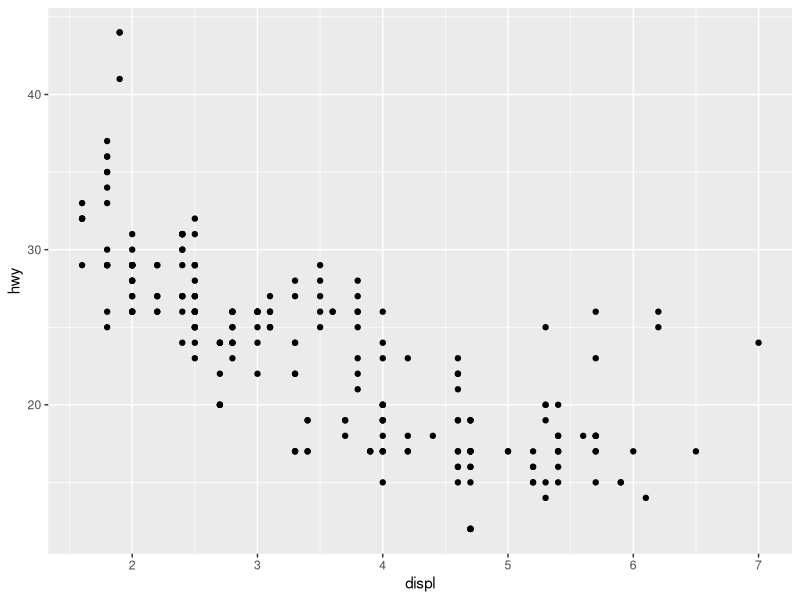
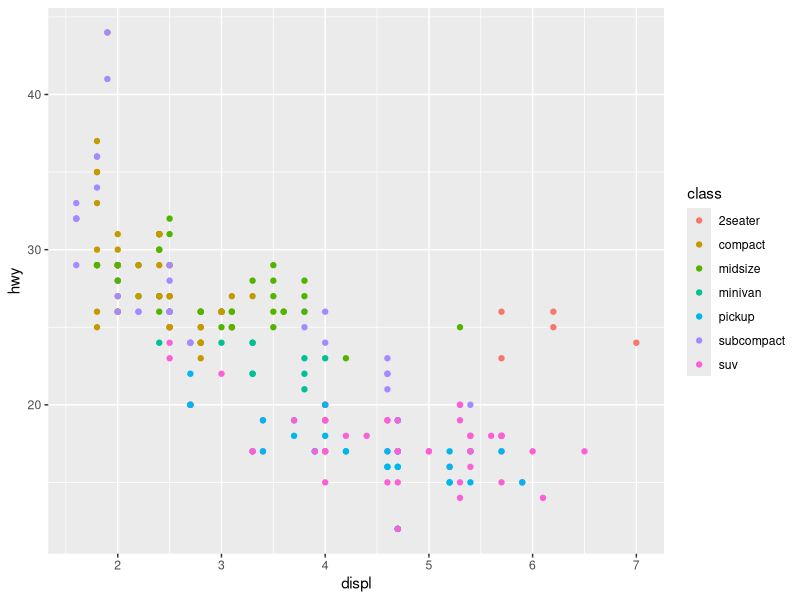
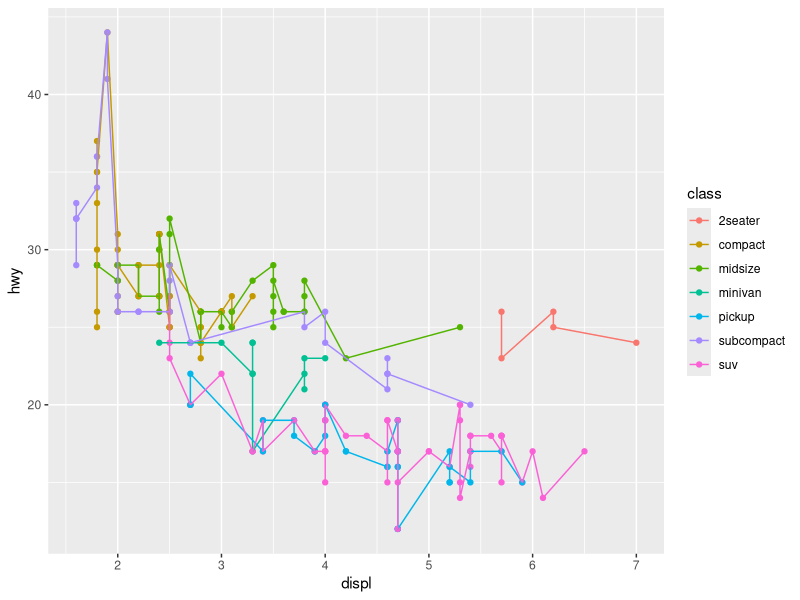
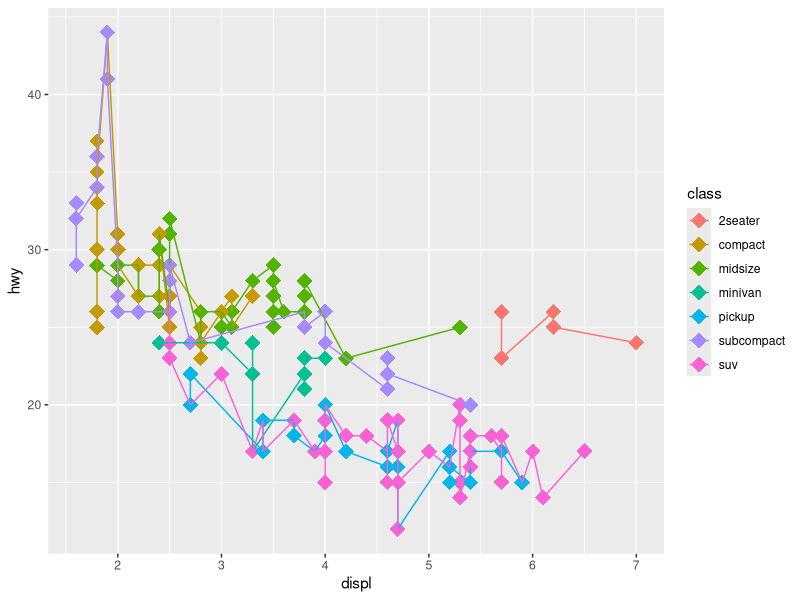
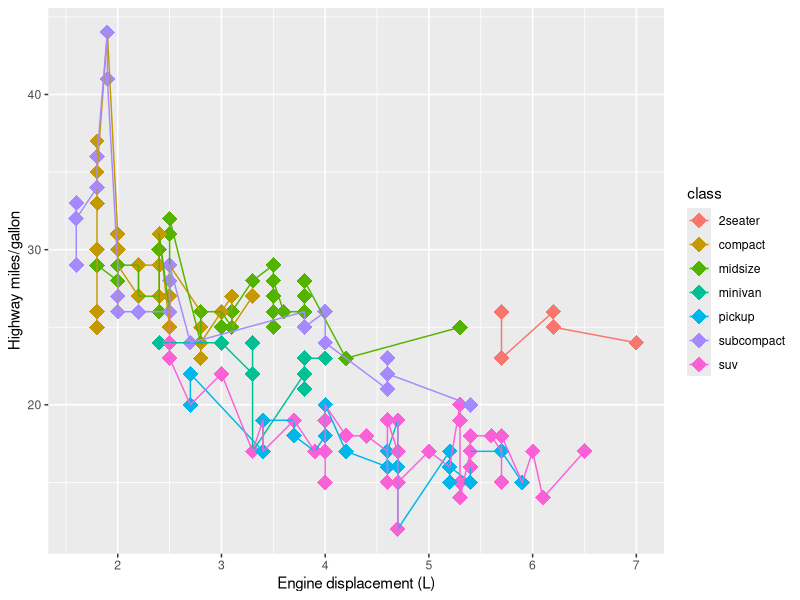
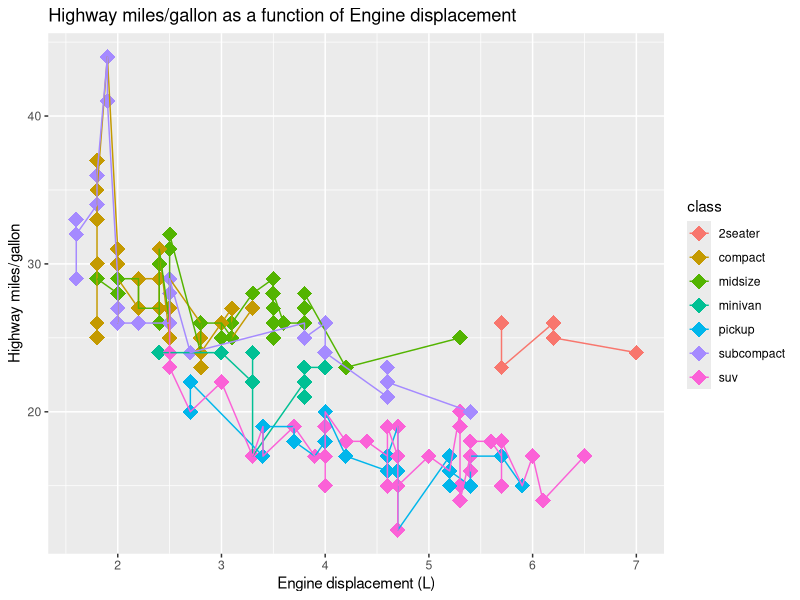
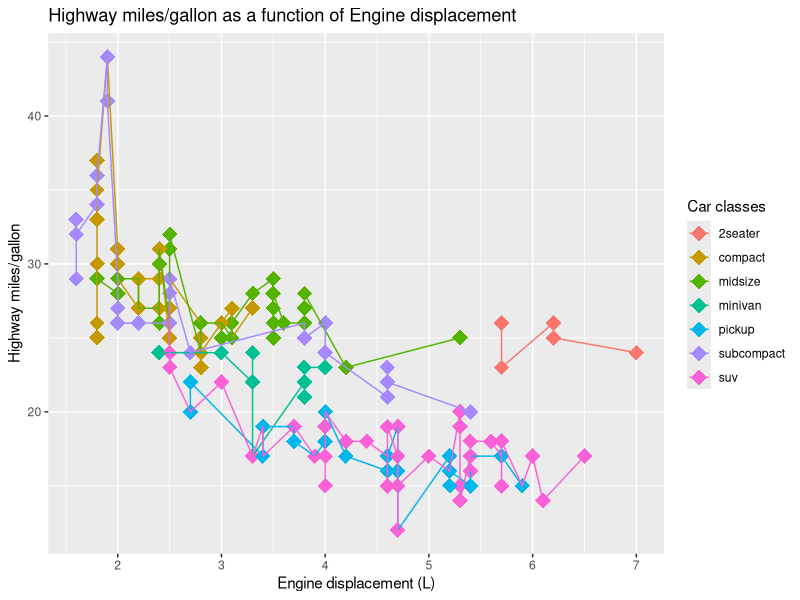

The R script that drew these images, in order:
## ---- chunk 1
library(tidyverse)
library(ggplot2)
## ---- chunk 2
mpg
## ---- chunk 3
summary(mpg)
## ---- chunk 4
ggplot(mpg)+
  geom_point(aes(x=displ, y=hwy))
## ---- chunk 5
ggplot(mpg)+
  geom_point(aes(x=displ, y=hwy, color=class))
## ---- chunk 6
ggplot(mpg)+
  geom_point(aes(x=displ, y=hwy, color=class))+
  geom_line(aes(x=displ, y=hwy, color=class))
## ---- chunk 7
ggplot(mpg)+
  geom_point(aes(x=displ, y=hwy, color=class), shape="diamond", size=5)+
  geom_line(aes(x=displ, y=hwy, color=class))
## ---- chunk 8
ggplot(mpg)+
  geom_point(aes(x=displ, y=hwy, color=class), shape="diamond", size=5)+
  geom_line(aes(x=displ, y=hwy, color=class))+
  xlab("Engine displacement (L)")+
  ylab("Highway miles/gallon")
## ---- chunk 9
ggplot(mpg)+
  geom_point(aes(x=displ, y=hwy, color=class), shape="diamond", size=5)+
  geom_line(aes(x=displ, y=hwy, color=class))+
  xlab("Engine displacement (L)")+
  ylab("Highway miles/gallon")+
  ggtitle("Highway miles/gallon as a function of Engine displacement")
## ---- chunk 10
ggplot(mpg)+
  geom_point(aes(x=displ, y=hwy, color=class), shape="diamond", size=5)+
  geom_line(aes(x=displ, y=hwy, color=class))+
  labs(x="Engine displacement (L)",
  y="Highway miles/gallon",
  title="Highway miles/gallon as a function of Engine displacement",
  color="Car classes")
